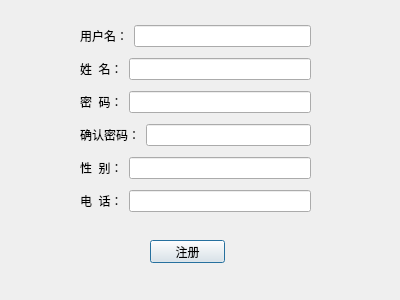
<?xml version="1.0" encoding="UTF-8"?>
<ui version="4.0">
 <class>RegisterDialog</class>
 <widget class="QDialog" name="RegisterDialog">
  <property name="geometry">
   <rect>
    <x>0</x>
    <y>0</y>
    <width>400</width>
    <height>300</height>
   </rect>
  </property>
  <property name="windowTitle">
   <string>注册</string>
  </property>
  <widget class="QPushButton" name="pushButton">
   <property name="geometry">
    <rect>
     <x>150</x>
     <y>240</y>
     <width>75</width>
     <height>23</height>
    </rect>
   </property>
   <property name="text">
    <string>注册</string>
   </property>
  </widget>
  <widget class="QWidget" name="verticalLayoutWidget">
   <property name="geometry">
    <rect>
     <x>80</x>
     <y>20</y>
     <width>231</width>
     <height>201</height>
    </rect>
   </property>
   <layout class="QVBoxLayout" name="verticalLayout">
    <item>
     <layout class="QHBoxLayout" name="horizontalLayout">
      <item>
       <widget class="QLabel" name="label">
        <property name="text">
         <string>用户名：</string>
        </property>
       </widget>
      </item>
      <item>
       <widget class="QLineEdit" name="lineEdit"/>
      </item>
     </layout>
    </item>
    <item>
     <layout class="QHBoxLayout" name="horizontalLayout_3">
      <item>
       <widget class="QLabel" name="label_3">
        <property name="text">
         <string>姓  名：</string>
        </property>
       </widget>
      </item>
      <item>
       <widget class="QLineEdit" name="lineEdit_3"/>
      </item>
     </layout>
    </item>
    <item>
     <layout class="QHBoxLayout" name="horizontalLayout_2">
      <item>
       <widget class="QLabel" name="label_2">
        <property name="text">
         <string>密  码：</string>
        </property>
       </widget>
      </item>
      <item>
       <widget class="QLineEdit" name="lineEdit_2"/>
      </item>
     </layout>
    </item>
    <item>
     <layout class="QHBoxLayout" name="horizontalLayout_6">
      <item>
       <widget class="QLabel" name="label_6">
        <property name="text">
         <string>确认密码：</string>
        </property>
       </widget>
      </item>
      <item>
       <widget class="QLineEdit" name="lineEdit_6"/>
      </item>
     </layout>
    </item>
    <item>
     <layout class="QHBoxLayout" name="horizontalLayout_4">
      <item>
       <widget class="QLabel" name="label_4">
        <property name="text">
         <string>性  别：</string>
        </property>
       </widget>
      </item>
      <item>
       <widget class="QLineEdit" name="lineEdit_4"/>
      </item>
     </layout>
    </item>
    <item>
     <layout class="QHBoxLayout" name="horizontalLayout_5">
      <item>
       <widget class="QLabel" name="label_5">
        <property name="text">
         <string>电  话：</string>
        </property>
       </widget>
      </item>
      <item>
       <widget class="QLineEdit" name="lineEdit_5"/>
      </item>
     </layout>
    </item>
   </layout>
  </widget>
 </widget>
 <resources/>
 <connections/>
</ui>
